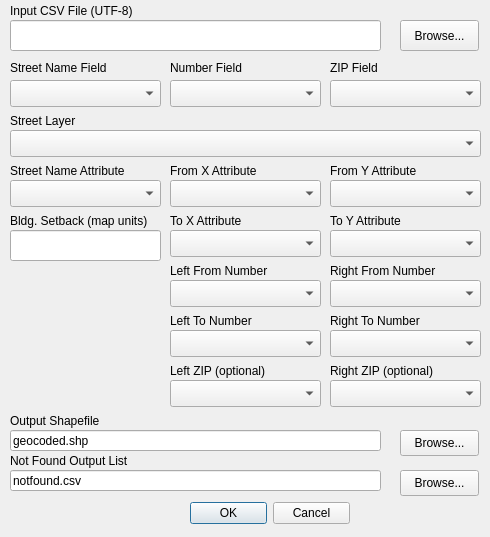
<?xml version="1.0" encoding="UTF-8"?>
<ui version="4.0">
 <class>mmqgis_geocode_street_layer_form</class>
 <widget class="QDialog" name="mmqgis_geocode_street_layer_form">
  <property name="windowModality">
   <enum>Qt::ApplicationModal</enum>
  </property>
  <property name="enabled">
   <bool>true</bool>
  </property>
  <property name="geometry">
   <rect>
    <x>0</x>
    <y>0</y>
    <width>490</width>
    <height>537</height>
   </rect>
  </property>
  <property name="mouseTracking">
   <bool>false</bool>
  </property>
  <property name="windowTitle">
   <string>Geocode from Street Layer</string>
  </property>
  <widget class="QDialogButtonBox" name="buttonBox">
   <property name="geometry">
    <rect>
     <x>190</x>
     <y>500</y>
     <width>160</width>
     <height>26</height>
    </rect>
   </property>
   <property name="orientation">
    <enum>Qt::Horizontal</enum>
   </property>
   <property name="standardButtons">
    <set>QDialogButtonBox::Cancel|QDialogButtonBox::Ok</set>
   </property>
  </widget>
  <widget class="QLabel" name="label">
   <property name="geometry">
    <rect>
     <x>10</x>
     <y>410</y>
     <width>141</width>
     <height>22</height>
    </rect>
   </property>
   <property name="text">
    <string>Output Shapefile</string>
   </property>
  </widget>
  <widget class="QLabel" name="label_3">
   <property name="geometry">
    <rect>
     <x>10</x>
     <y>110</y>
     <width>111</width>
     <height>22</height>
    </rect>
   </property>
   <property name="text">
    <string>Street Layer</string>
   </property>
  </widget>
  <widget class="QLineEdit" name="shapefilename">
   <property name="geometry">
    <rect>
     <x>10</x>
     <y>430</y>
     <width>371</width>
     <height>21</height>
    </rect>
   </property>
   <property name="text">
    <string>geocoded.shp</string>
   </property>
   <property name="readOnly">
    <bool>false</bool>
   </property>
  </widget>
  <widget class="QPushButton" name="browse_shapefile">
   <property name="geometry">
    <rect>
     <x>400</x>
     <y>430</y>
     <width>79</width>
     <height>26</height>
    </rect>
   </property>
   <property name="text">
    <string>Browse...</string>
   </property>
  </widget>
  <widget class="QComboBox" name="streetlayer">
   <property name="geometry">
    <rect>
     <x>10</x>
     <y>130</y>
     <width>471</width>
     <height>27</height>
    </rect>
   </property>
  </widget>
  <widget class="QComboBox" name="streetnamefield">
   <property name="geometry">
    <rect>
     <x>10</x>
     <y>80</y>
     <width>151</width>
     <height>27</height>
    </rect>
   </property>
  </widget>
  <widget class="QLabel" name="label_4">
   <property name="geometry">
    <rect>
     <x>10</x>
     <y>60</y>
     <width>131</width>
     <height>16</height>
    </rect>
   </property>
   <property name="text">
    <string>Street Name Field</string>
   </property>
  </widget>
  <widget class="QLabel" name="label_2">
   <property name="geometry">
    <rect>
     <x>10</x>
     <y>0</y>
     <width>151</width>
     <height>22</height>
    </rect>
   </property>
   <property name="text">
    <string>Input CSV File (UTF-8)</string>
   </property>
  </widget>
  <widget class="QLineEdit" name="infilename">
   <property name="geometry">
    <rect>
     <x>10</x>
     <y>20</y>
     <width>371</width>
     <height>31</height>
    </rect>
   </property>
   <property name="text">
    <string/>
   </property>
   <property name="readOnly">
    <bool>false</bool>
   </property>
  </widget>
  <widget class="QPushButton" name="browse_infile">
   <property name="geometry">
    <rect>
     <x>400</x>
     <y>20</y>
     <width>79</width>
     <height>31</height>
    </rect>
   </property>
   <property name="text">
    <string>Browse...</string>
   </property>
  </widget>
  <widget class="QLabel" name="label_5">
   <property name="geometry">
    <rect>
     <x>10</x>
     <y>450</y>
     <width>171</width>
     <height>22</height>
    </rect>
   </property>
   <property name="text">
    <string>Not Found Output List</string>
   </property>
  </widget>
  <widget class="QLineEdit" name="notfoundfilename">
   <property name="geometry">
    <rect>
     <x>10</x>
     <y>470</y>
     <width>371</width>
     <height>21</height>
    </rect>
   </property>
   <property name="text">
    <string>notfound.csv</string>
   </property>
   <property name="readOnly">
    <bool>false</bool>
   </property>
  </widget>
  <widget class="QPushButton" name="browse_notfound">
   <property name="geometry">
    <rect>
     <x>400</x>
     <y>470</y>
     <width>79</width>
     <height>26</height>
    </rect>
   </property>
   <property name="text">
    <string>Browse...</string>
   </property>
  </widget>
  <widget class="QComboBox" name="streetname">
   <property name="geometry">
    <rect>
     <x>10</x>
     <y>180</y>
     <width>151</width>
     <height>27</height>
    </rect>
   </property>
  </widget>
  <widget class="QComboBox" name="fromx">
   <property name="geometry">
    <rect>
     <x>170</x>
     <y>180</y>
     <width>151</width>
     <height>27</height>
    </rect>
   </property>
  </widget>
  <widget class="QLabel" name="label_6">
   <property name="geometry">
    <rect>
     <x>10</x>
     <y>160</y>
     <width>171</width>
     <height>22</height>
    </rect>
   </property>
   <property name="text">
    <string>Street Name Attribute</string>
   </property>
  </widget>
  <widget class="QLabel" name="label_7">
   <property name="geometry">
    <rect>
     <x>170</x>
     <y>160</y>
     <width>131</width>
     <height>22</height>
    </rect>
   </property>
   <property name="text">
    <string>From X Attribute</string>
   </property>
  </widget>
  <widget class="QLabel" name="label_8">
   <property name="geometry">
    <rect>
     <x>330</x>
     <y>160</y>
     <width>131</width>
     <height>22</height>
    </rect>
   </property>
   <property name="text">
    <string>From Y Attribute</string>
   </property>
  </widget>
  <widget class="QComboBox" name="fromy">
   <property name="geometry">
    <rect>
     <x>330</x>
     <y>180</y>
     <width>151</width>
     <height>27</height>
    </rect>
   </property>
  </widget>
  <widget class="QComboBox" name="tox">
   <property name="geometry">
    <rect>
     <x>170</x>
     <y>230</y>
     <width>151</width>
     <height>27</height>
    </rect>
   </property>
  </widget>
  <widget class="QLabel" name="label_9">
   <property name="geometry">
    <rect>
     <x>170</x>
     <y>210</y>
     <width>111</width>
     <height>22</height>
    </rect>
   </property>
   <property name="text">
    <string>To X Attribute</string>
   </property>
  </widget>
  <widget class="QLabel" name="label_10">
   <property name="geometry">
    <rect>
     <x>330</x>
     <y>210</y>
     <width>121</width>
     <height>22</height>
    </rect>
   </property>
   <property name="text">
    <string>To Y Attribute</string>
   </property>
  </widget>
  <widget class="QComboBox" name="toy">
   <property name="geometry">
    <rect>
     <x>330</x>
     <y>230</y>
     <width>151</width>
     <height>27</height>
    </rect>
   </property>
  </widget>
  <widget class="QLabel" name="label_11">
   <property name="geometry">
    <rect>
     <x>170</x>
     <y>310</y>
     <width>131</width>
     <height>22</height>
    </rect>
   </property>
   <property name="text">
    <string>Left To Number</string>
   </property>
  </widget>
  <widget class="QComboBox" name="leftto">
   <property name="geometry">
    <rect>
     <x>170</x>
     <y>330</y>
     <width>151</width>
     <height>27</height>
    </rect>
   </property>
  </widget>
  <widget class="QLabel" name="label_12">
   <property name="geometry">
    <rect>
     <x>170</x>
     <y>260</y>
     <width>141</width>
     <height>22</height>
    </rect>
   </property>
   <property name="text">
    <string>Left From Number</string>
   </property>
  </widget>
  <widget class="QComboBox" name="leftfrom">
   <property name="geometry">
    <rect>
     <x>170</x>
     <y>280</y>
     <width>151</width>
     <height>27</height>
    </rect>
   </property>
  </widget>
  <widget class="QComboBox" name="rightfrom">
   <property name="geometry">
    <rect>
     <x>330</x>
     <y>280</y>
     <width>151</width>
     <height>27</height>
    </rect>
   </property>
  </widget>
  <widget class="QLabel" name="label_13">
   <property name="geometry">
    <rect>
     <x>330</x>
     <y>310</y>
     <width>131</width>
     <height>22</height>
    </rect>
   </property>
   <property name="text">
    <string>Right To Number</string>
   </property>
  </widget>
  <widget class="QComboBox" name="rightto">
   <property name="geometry">
    <rect>
     <x>330</x>
     <y>330</y>
     <width>151</width>
     <height>27</height>
    </rect>
   </property>
  </widget>
  <widget class="QLabel" name="label_14">
   <property name="geometry">
    <rect>
     <x>330</x>
     <y>260</y>
     <width>141</width>
     <height>22</height>
    </rect>
   </property>
   <property name="text">
    <string>Right From Number</string>
   </property>
  </widget>
  <widget class="QLineEdit" name="setback">
   <property name="geometry">
    <rect>
     <x>10</x>
     <y>230</y>
     <width>151</width>
     <height>31</height>
    </rect>
   </property>
   <property name="text">
    <string/>
   </property>
   <property name="readOnly">
    <bool>false</bool>
   </property>
  </widget>
  <widget class="QLabel" name="label_15">
   <property name="geometry">
    <rect>
     <x>10</x>
     <y>210</y>
     <width>181</width>
     <height>22</height>
    </rect>
   </property>
   <property name="text">
    <string>Bldg. Setback (map units)</string>
   </property>
  </widget>
  <widget class="QComboBox" name="numberfield">
   <property name="geometry">
    <rect>
     <x>170</x>
     <y>80</y>
     <width>151</width>
     <height>27</height>
    </rect>
   </property>
  </widget>
  <widget class="QLabel" name="label_16">
   <property name="geometry">
    <rect>
     <x>170</x>
     <y>60</y>
     <width>111</width>
     <height>16</height>
    </rect>
   </property>
   <property name="text">
    <string>Number Field</string>
   </property>
  </widget>
  <widget class="QComboBox" name="zipfield">
   <property name="geometry">
    <rect>
     <x>330</x>
     <y>80</y>
     <width>151</width>
     <height>27</height>
    </rect>
   </property>
  </widget>
  <widget class="QLabel" name="label_17">
   <property name="geometry">
    <rect>
     <x>330</x>
     <y>60</y>
     <width>111</width>
     <height>16</height>
    </rect>
   </property>
   <property name="text">
    <string>ZIP Field</string>
   </property>
  </widget>
  <widget class="QComboBox" name="leftzip">
   <property name="geometry">
    <rect>
     <x>170</x>
     <y>380</y>
     <width>151</width>
     <height>27</height>
    </rect>
   </property>
  </widget>
  <widget class="QComboBox" name="rightzip">
   <property name="geometry">
    <rect>
     <x>330</x>
     <y>380</y>
     <width>151</width>
     <height>27</height>
    </rect>
   </property>
  </widget>
  <widget class="QLabel" name="label_18">
   <property name="geometry">
    <rect>
     <x>170</x>
     <y>360</y>
     <width>131</width>
     <height>22</height>
    </rect>
   </property>
   <property name="text">
    <string>Left ZIP (optional)</string>
   </property>
  </widget>
  <widget class="QLabel" name="label_19">
   <property name="geometry">
    <rect>
     <x>330</x>
     <y>360</y>
     <width>131</width>
     <height>22</height>
    </rect>
   </property>
   <property name="text">
    <string>Right ZIP (optional)</string>
   </property>
  </widget>
 </widget>
 <tabstops>
  <tabstop>infilename</tabstop>
  <tabstop>browse_infile</tabstop>
  <tabstop>streetnamefield</tabstop>
  <tabstop>numberfield</tabstop>
  <tabstop>zipfield</tabstop>
  <tabstop>streetlayer</tabstop>
  <tabstop>streetname</tabstop>
  <tabstop>fromx</tabstop>
  <tabstop>fromy</tabstop>
  <tabstop>setback</tabstop>
  <tabstop>tox</tabstop>
  <tabstop>toy</tabstop>
  <tabstop>leftfrom</tabstop>
  <tabstop>rightfrom</tabstop>
  <tabstop>leftto</tabstop>
  <tabstop>rightto</tabstop>
  <tabstop>leftzip</tabstop>
  <tabstop>rightzip</tabstop>
  <tabstop>shapefilename</tabstop>
  <tabstop>browse_shapefile</tabstop>
  <tabstop>notfoundfilename</tabstop>
  <tabstop>browse_notfound</tabstop>
  <tabstop>buttonBox</tabstop>
 </tabstops>
 <resources/>
 <connections>
  <connection>
   <sender>buttonBox</sender>
   <signal>accepted()</signal>
   <receiver>mmqgis_geocode_street_layer_form</receiver>
   <slot>accept()</slot>
   <hints>
    <hint type="sourcelabel">
     <x>248</x>
     <y>254</y>
    </hint>
    <hint type="destinationlabel">
     <x>157</x>
     <y>274</y>
    </hint>
   </hints>
  </connection>
  <connection>
   <sender>buttonBox</sender>
   <signal>rejected()</signal>
   <receiver>mmqgis_geocode_street_layer_form</receiver>
   <slot>reject()</slot>
   <hints>
    <hint type="sourcelabel">
     <x>316</x>
     <y>260</y>
    </hint>
    <hint type="destinationlabel">
     <x>286</x>
     <y>274</y>
    </hint>
   </hints>
  </connection>
 </connections>
</ui>
